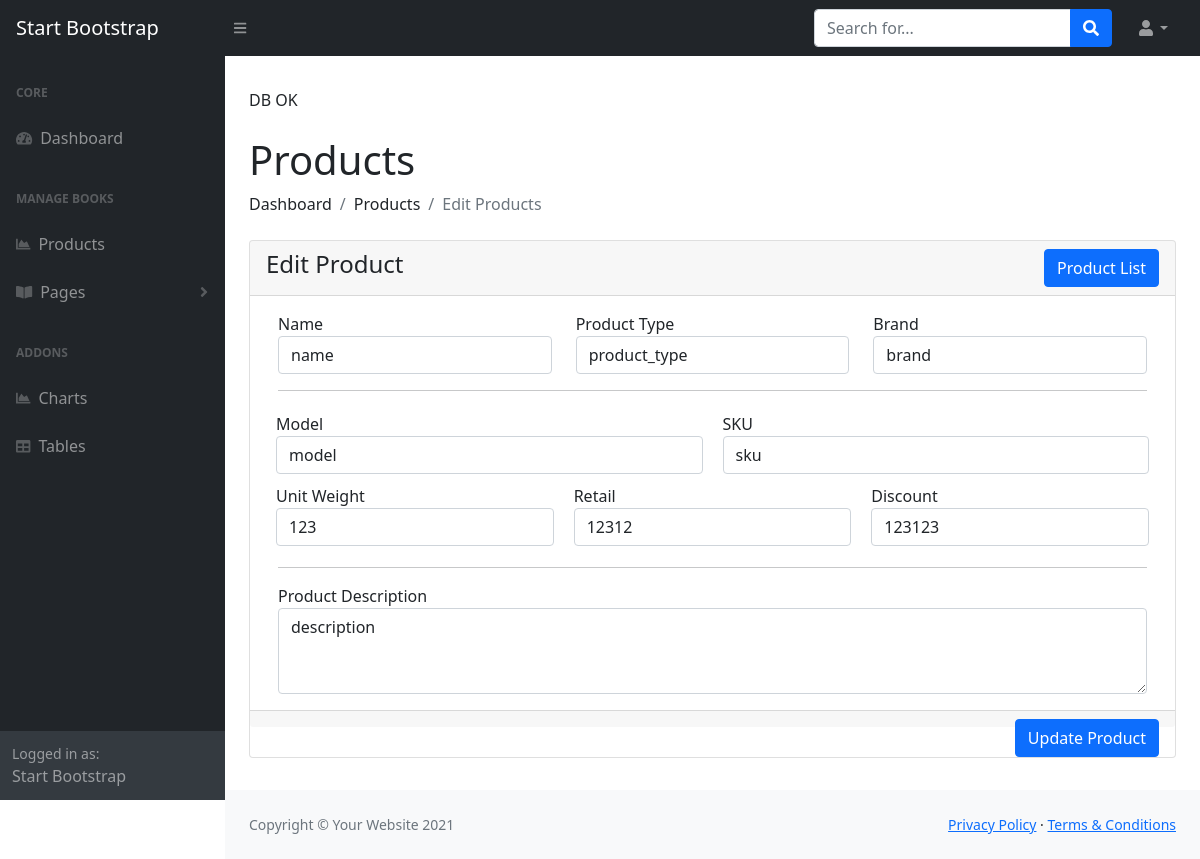
The page /productUpdate.php?id=1 on the database its author committed.
### tables this page shows
CREATE TABLE `products` (
  `id` int NOT NULL,
  `name` varchar(255) NOT NULL,
  `product_type` varchar(255) NOT NULL,
  `brand` varchar(255) NOT NULL,
  `model` varchar(255) NOT NULL,
  `sku` varchar(255) NOT NULL,
  `unit_weight` bigint NOT NULL,
  `retail` bigint NOT NULL,
  `discount` bigint NOT NULL,
  `description` text NOT NULL,
  `created_at` timestamp NULL DEFAULT NULL,
  `updated_at` timestamp NOT NULL DEFAULT CURRENT_TIMESTAMP
);

### functions/_product.php (called while the page is built, shortened)
<?php
     include('db.php');
     function singleProduct(){
         global $db;
         $id = $_GET['id'];
         $query = "SELECT * FROM products WHERE id = '$id'";
         $result = mysqli_query($db, $query);
         if ($result->num_rows > 0) {
             $list = $result->fetch_assoc();
             $arr = $list;
             return $arr;
         } else {
             return 0;
         }
     }
?>

### productUpdate.php (the view, shortened to what this page needs)
<?php
include('./components/HTML_Start.php');
include('./components/header.php');
include('./functions/_product.php');
$product = singleProduct();
?>
<h1 class="mt-4">Products</h1>
<ol class="breadcrumb mb-4">
    <li class="breadcrumb-item">Dashboard</li>
    <li class="breadcrumb-item">Products</li>
    <li class="breadcrumb-item active">Edit Products</li>
</ol>
<div class="card">
    <div class="card-header d-flex justify-content-between align-items-center">
        <h4 class="card-title">Edit Product</h4>
        <a href="./productList.php" class="btn btn-primary">Product List</a>
    </div>
    <form action="" method="POST">
        <div class="card-body">
            <section class="container">
                <div class="row ">
                    <div class="col">
                        <div class="form-group">
                            <label for="name">Name</label>
                            <input type="text" name="name" value="<?php echo $product['name'] ?>" class="form-control"
                                id="name" required>
                        </div>
                    </div>
                    <div class="col">
                        <div class="form-group">
                            <label for="productType">Product Type</label>
                            <input type="text" name="productType" value="<?php echo $product['product_type'] ?>"
                                class="form-control" id="productType" required>
                        </div>
                    </div>
                    <div class="col">
                        <div class="form-group">
                            <label for="brand">Brand</label>
                            <input type="text" name="brand" value="<?php echo $product['brand'] ?>" class="form-control"
                                id="brand" required>
                        </div>
                    </div>
                </div>
                <hr>
                <div class="row ">
                    <div class="col-6">
                        <div class="form-group">
                            <label for="model">Model</label>
                            <input type="text" name="model" value="<?php echo $product['model'] ?>" class="form-control"
                                id="model" required>
                        </div>
                    </div>
                    <div class="col-6">
                        <div class="form-group">
                            <label for="sku">SKU</label>
                            <input type="text" name="sku" value="<?php echo $product['sku'] ?>" class="form-control"
                                id="sku" required>
                        </div>
                    </div>
                    <div class="col-4">
                        <div class="form-group">
                            <label for="unitWeight">Unit Weight</label>
                            <input type="text" name="unitWeight" value="<?php echo $product['unit_weight'] ?>"
                                class="form-control" id="unitWeight" required>
                        </div>
                    </div>
                    <div class="col-4">
                        <div class="form-group">
                            <label for="retail">Retail</label>
                            <input type="text" name="retail" value="<?php echo $product['retail'] ?>"
                                class="form-control" id="retail" required>
                        </div>
                    </div>
                    <div class="col-4">
                        <div class="form-group">
                            <label for="discount">Discount</label>
                            <input type="text" name="discount" value="<?php echo $product['discount'] ?>"
                                class="form-control" id="discount" required>
                        </div>
                    </div>
                </div>
                <hr>
                <div class="row">
                    <div class="col">
                        <label for="description">Product Description</label>
                        <textarea class="w-100 form-control" rows="3" name="description"
                            id="description"><?php echo $product['description'] ?></textarea>
                    </div>
                </div>
            </section>
        </div>
        <div class="card-footer">
            <button class="btn btn-primary float-end" value="update" type="submit" name="update">Update Product</button>
        </div>
    </form>
</div>
<br>
<?php
include('./components/footer.php');
include('./components/HTML_End.php');
  ?>

### assets/css/style.css (style rules this page uses)
* { margin: 0px; padding: 0px; box-sizing: border-box; }
.form-control { outline: none; }
.col-6, .col-4 { padding: 5px 10px; }

### rows shown on the page
products: name "name", productType "product_type", brand "brand", model "model", sku "sku", unitWeight "123", retail "12312", discount "123123", description "description"
